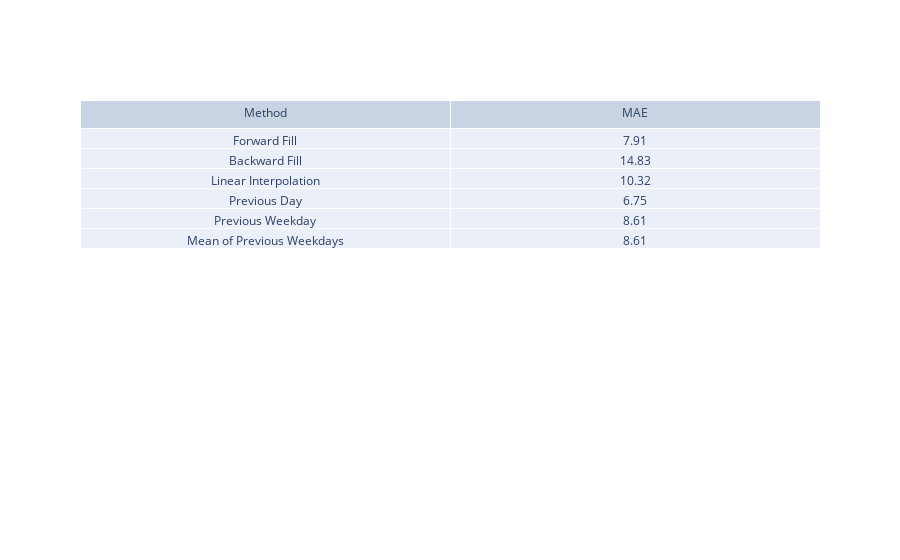

Write notebook code for a chart like this one.
### Code cell
mae_scores = {
    'Forward Fill': round(np.abs(imputed_df["original_values"] - 
                            imputed_df["forward_fill"]).mean(), 2),
    'Backward Fill': round(np.abs(imputed_df["original_values"] - 
                            imputed_df["backward_fill"]).mean(), 2),
    'Linear Interpolation': round(np.abs(imputed_df["original_values"] - 
                                    imputed_df["linear"]).mean(), 2),
    'Previous Day': round(np.abs(imputed_df["original_values"] - 
                            imputed_df["previous_days"]).mean(), 2),
    'Previous Weekday': round(np.abs(imputed_df["original_values"] - 
                        imputed_df["previous_weekdays"]).mean(), 2),
    'Mean of Previous Weekdays': round(np.abs(imputed_df["original_values"] - 
                            imputed_df["previous_weekdays_mean"]).mean(), 2),

}

keys = list(mae_scores.keys())
values = list(mae_scores.values())

fig = go.Figure(data=[go.Table(
    header=dict(values=['Method', 'MAE']),
    cells=dict(values=[keys, values]))
])

fig.show()

### Figure 1 — Plotly figure (JSON) as saved in the notebook; plotly's stock layout.template omitted (floating-point values rounded to 4 significant figures)
{"data": [{"cells": {"values": [["Forward Fill", "Backward Fill", "Linear Interpolation", "Previous Day", "Previous Weekday", "Mean of Previous Weekdays"], [7.91, 14.83, 10.32, 6.75, 8.61, 8.61]]}, "header": {"values": ["Method", "MAE"]}, "type": "table"}], "layout": {}}
